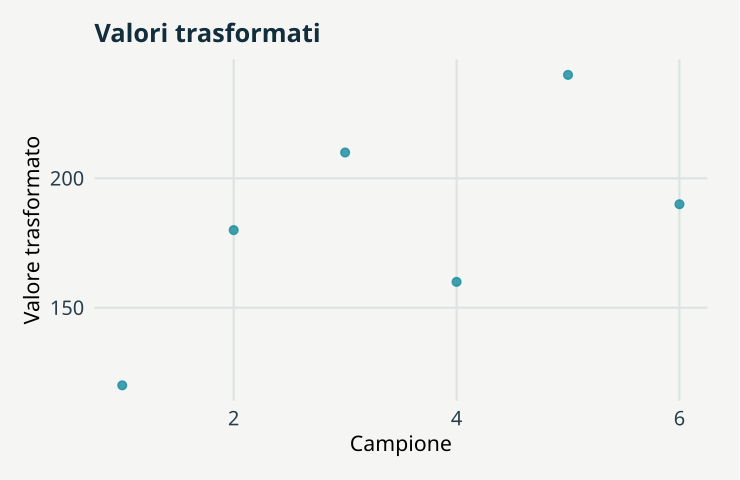

Recreate this plot in R.
# GeoStat Lab — funzioni comuni. R >= 4.3; ggplot2 >= 3.4; jsonlite.
suppressPackageStartupMessages(library(ggplot2))
col_geo <- c('#168B9C','#BC5B35','#7054A4','#A17B19','#227864','#64748B')
theme_set(theme_minimal(base_size=17, base_family='sans') + theme(
  plot.background=element_rect(fill='#F5F6F3',colour=NA),
  panel.background=element_rect(fill='#F5F6F3',colour=NA),
  panel.grid.minor=element_blank(),panel.grid.major=element_line(colour='#DCE3E2'),
  plot.title=element_text(size=19,face='bold',colour='#122D3B'),
  plot.subtitle=element_text(size=13,colour='#405560',margin=margin(b=12)),
  axis.text=element_text(size=15,colour='#273E4A'),axis.title=element_text(size=16),
  legend.position='bottom',legend.title=element_blank(),legend.text=element_text(size=14),
  strip.text=element_text(size=15,face='bold'),plot.margin=margin(18,24,18,18)))
metric <- function(...) data.frame(grandezza=names(c(...)),valore=as.character(c(...)),check.names=FALSE)
f <- function(x,d=3) {out<-formatC(x,digits=d,format='fg');out[!is.finite(x)]<-'Non definito';out}
line_plot <- function(d,x='x',y='y',title='',xl=x,yl=y,group=NULL) {
 p<-ggplot(d,aes(x=.data[[x]],y=.data[[y]]))
 if(is.null(group)) p<-p+geom_line(colour=col_geo[1],linewidth=1.05) else p<-p+aes(colour=.data[[group]],group=.data[[group]])+geom_line(linewidth=1)+scale_colour_manual(values=col_geo)
 p+labs(title=title,x=xl,y=yl)
}
point_plot <- function(d,x='x',y='y',title='',xl=x,yl=y,group=NULL) {
 p<-ggplot(d,aes(x=.data[[x]],y=.data[[y]]))
 if(is.null(group))p<-p+geom_point(colour=col_geo[1],size=2.5,alpha=.8) else p<-p+aes(colour=.data[[group]])+geom_point(size=2.7,alpha=.85)+scale_colour_manual(values=col_geo)
 p+labs(title=title,x=xl,y=yl)
}
hist_plot<-function(x,title='',xl='Valore',bins=20)ggplot(data.frame(x=x),aes(x))+geom_histogram(bins=bins,fill=col_geo[1],colour='#F5F6F3')+labs(title=title,x=xl,y='Frequenza')
bar_plot<-function(d,x='gruppo',y='valore',title='',yl='Valore')ggplot(d,aes(x=.data[[x]],y=.data[[y]],fill=.data[[x]]))+geom_col(width=.65)+scale_fill_manual(values=rep(col_geo,length.out=length(unique(d[[x]])) ))+guides(fill='none')+labs(title=title,x=NULL,y=yl)
map_plot<-function(d,z='z',title='',xl='Est [km]',yl='Nord [km]')ggplot(d,aes(x,y,fill=.data[[z]]))+geom_raster()+coord_equal()+scale_fill_gradientn(colours=c('#153F56','#298C9C','#B8CDB2','#F1D889','#AD542F'))+labs(title=title,x=xl,y=yl)
acf_data<-function(x,lag=20){a<-acf(x,lag.max=min(lag,length(x)-1),plot=FALSE);data.frame(x=as.vector(a$lag)[-1],y=as.vector(a$acf)[-1])}
# AR(1), distribuzione marginale stazionaria N(0, 1).
ar_series<-function(n,rho){x<-numeric(n);x[1]<-rnorm(1);for(i in 2:n)x[i]<-rho*x[i-1]+sqrt(1-rho^2)*rnorm(1);x}
# Distanze euclidee in unità metriche già dichiarate; nessuna conversione implicita di CRS.
dist_cross<-function(a,b)sqrt(outer(a[,1],b[,1],'-')^2+outer(a[,2],b[,2],'-')^2)
# Predittore IDW: i punti coincidenti ricevono esattamente il valore osservato.
idw<-function(xy,z,new,power=2){dd<-dist_cross(new,xy);apply(dd,1,function(d)if(any(d<1e-10))mean(z[d<1e-10])else weighted.mean(z,d^(-power)))}
# CART didattico binario: divisioni assiali che minimizzano l'impurità di Gini.
cart_fit<-function(x,y,depth=2,minleaf=4){
 node<-list(p=mean(y),n=length(y));if(depth<1||length(unique(y))<2||length(y)<2*minleaf)return(node)
 best<-Inf
 for(j in seq_len(ncol(x))){v<-sort(unique(x[,j])); if(length(v)<2)next
  for(cut in (head(v,-1)+tail(v,-1))/2){left<-x[,j]<=cut;nl<-sum(left);nr<-sum(!left);if(min(nl,nr)<minleaf)next
   score<-nl*mean(y[left])*(1-mean(y[left]))+nr*mean(y[!left])*(1-mean(y[!left]))
   if(score<best){best<-score;node$j<-j;node$cut<-cut;split<-left}
  }
 }
 if(is.finite(best)){node$left<-cart_fit(x[split,,drop=FALSE],y[split],depth-1,minleaf);node$right<-cart_fit(x[!split,,drop=FALSE],y[!split],depth-1,minleaf)};node
}
cart_predict<-function(tree,x)apply(x,1,function(row){t<-tree;while(!is.null(t$j))t<-if(row[t$j]<=t$cut)t$left else t$right;t$p})

p <- list(a = 1000, seed = 17)
set.seed(p$seed)
x <- c(0.12, 0.18, 0.21, 0.16, 0.24, 0.19)

y <- p$a * x

data <- data.frame(campione = seq_along(x), x = x, y = y)

plots <- list(point_plot(data, "campione", "y", "Valori trasformati", "Campione", "Valore trasformato"))

metrics <- metric(`Media iniziale` = f(mean(x)), `Media trasformata` = f(mean(y)))
print(metrics,row.names=FALSE)
ggplot2::ggsave('t00-programma-A.svg',plots[[1]],device=svglite::svglite,width=7.7,height=5.0,bg='#F8F6F1')
